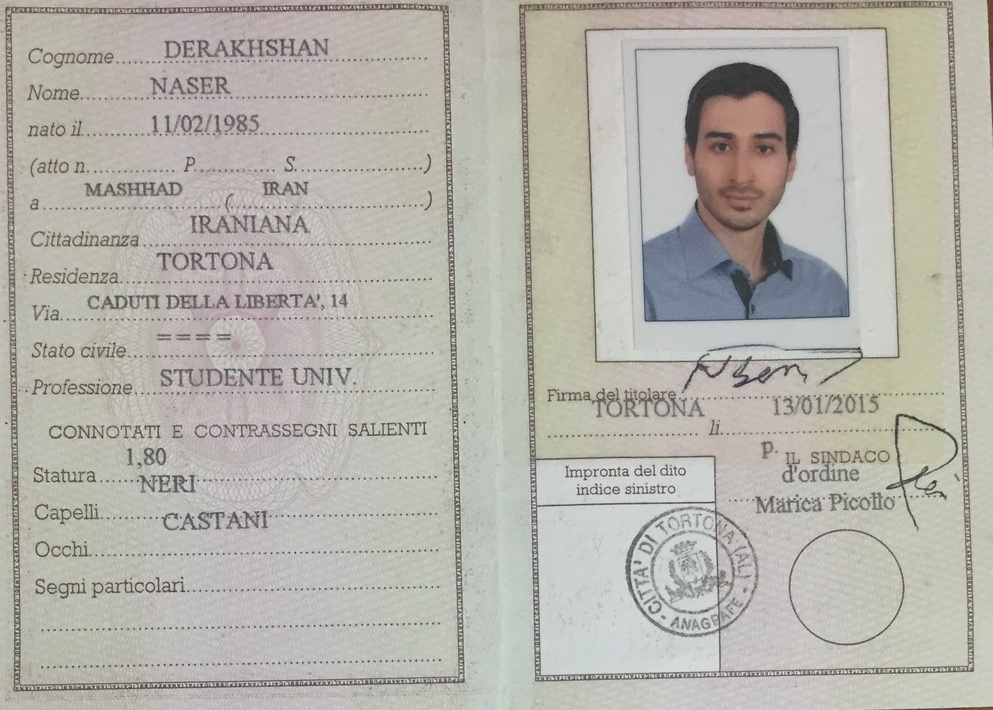
#> input picture OCR-AGS/IMG_0860.jpg, 993 x 710 px, shrunk from 2037 x 1457 before the run, found by its file name
$ python preProcessing.py
#> lines starting #> are read from the running program, lines starting #| are printed output that depends on the picture
import cv2
import numpy as np
from scipy import ndimage
from matplotlib import pyplot as plt

img = cv2.imread('images/source/IMG_0860.jpg',0)
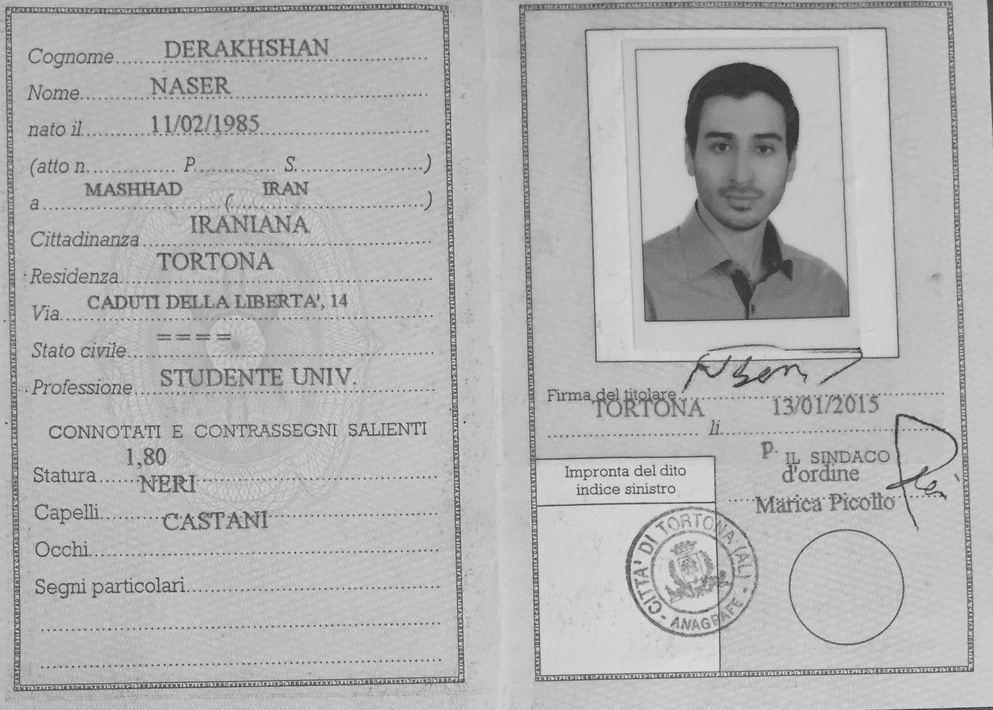
#> img: shape (710, 993); min 37, max 230, mean 178.9
"""
kernel = np.ones((3,3),np.uint8)
erosion = cv2.erode(img,kernel,iterations = 1)
dilation = cv2.dilate(img,kernel,iterations = 1)
opening = cv2.morphologyEx(img, cv2.MORPH_OPEN, kernel)
closing = cv2.morphologyEx(img, cv2.MORPH_CLOSE, kernel)
"""

"""
#Write final result
cv2.imwrite('images/binaryderosion.png',erosion)
cv2.imwrite('images/binaryopening.png',opening)
cv2.imwrite('images/binaryclosing.png',closing)
cv2.imwrite('images/binarydilation.png',dilation)
"""
# [5 lines of commented-out code are left out]

kernel = np.ones((5,5),np.uint8)
erosion = cv2.erode(img,kernel,iterations = 1)
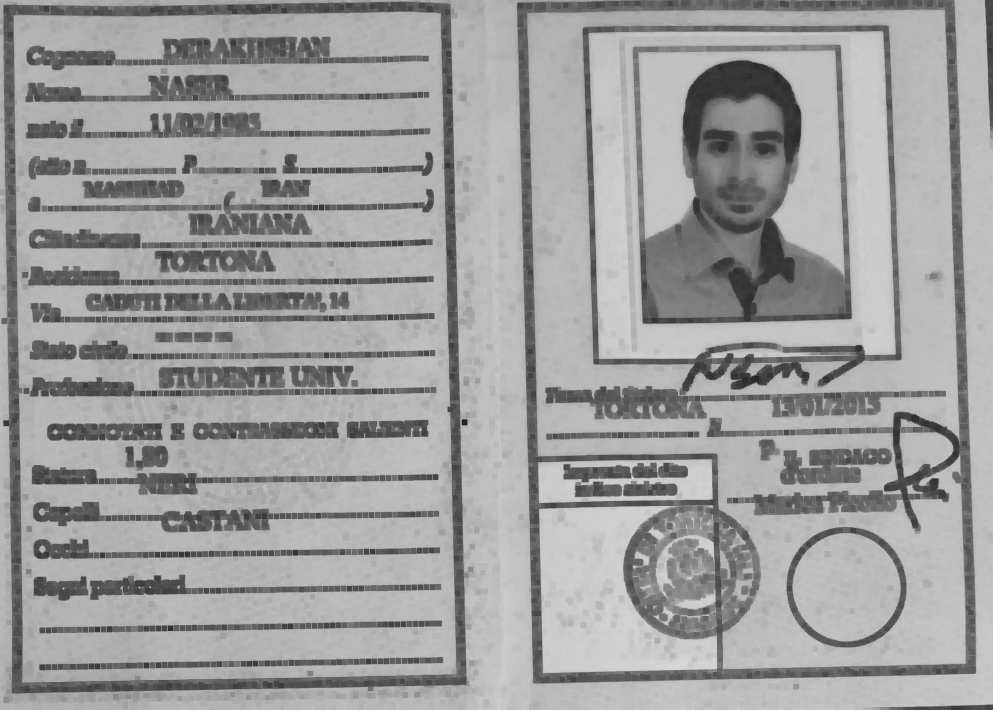
#> erosion: shape (710, 993); min 37, max 215, mean 157.4
dilation = cv2.dilate(img,kernel,iterations = 1)
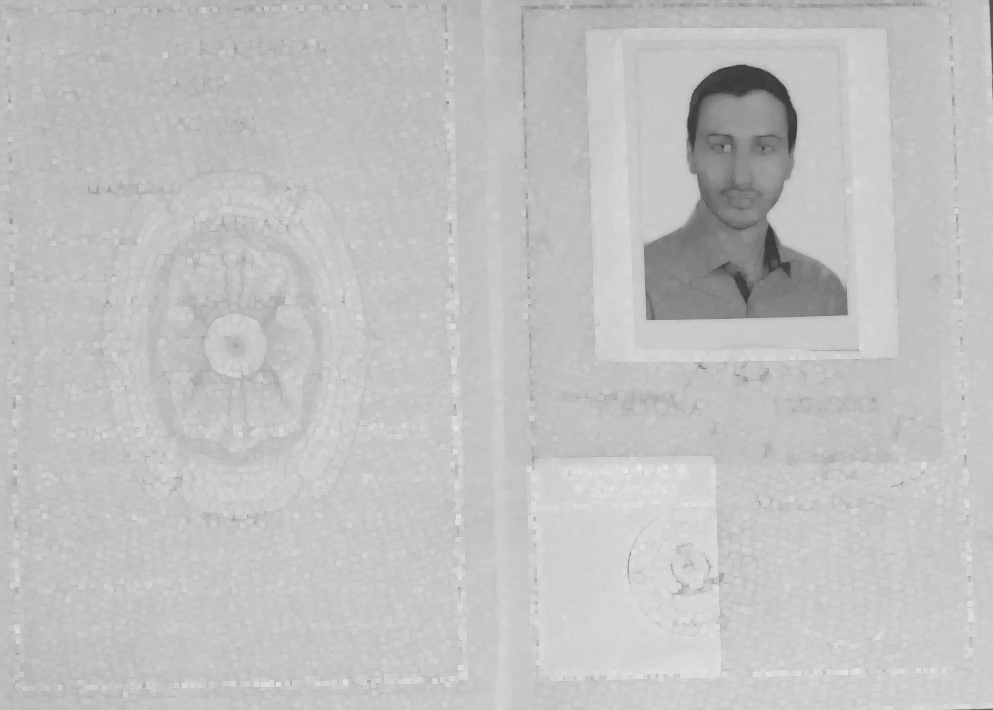
#> dilation: shape (710, 993); min 58, max 230, mean 192.5
opening = cv2.morphologyEx(img, cv2.MORPH_OPEN, kernel)
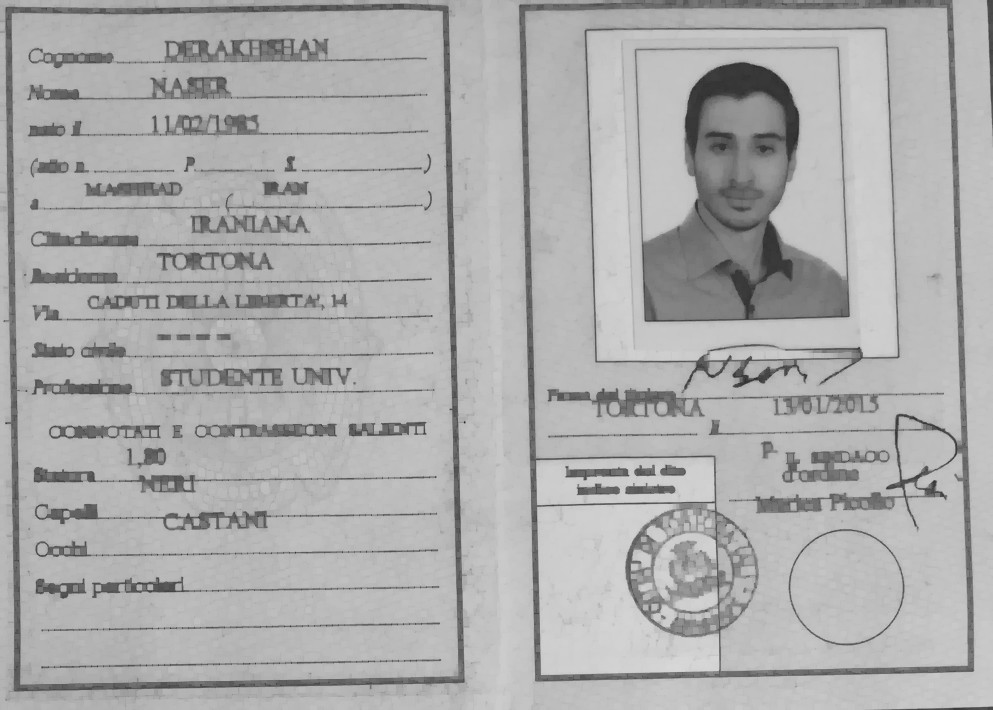
#> opening: shape (710, 993); min 37, max 215, mean 172.2
closing = cv2.morphologyEx(img, cv2.MORPH_CLOSE, kernel)

cv2.imwrite('images/binaryderosion.png',erosion)
cv2.imwrite('images/binaryopening.png',opening)
cv2.imwrite('images/binaryclosing.png',closing)
cv2.imwrite('images/binarydilation.png',dilation)

"""
titles = ['Original Image', 'BINARY', 'BINARY_INV', 'TRUNC', 'TOZERO', 'TOZERO_INV']
images = [img, thresh1, thresh2, thresh3, thresh4, thresh5]

for i in xrange(6):
    plt.subplot(2, 3, i + 1), plt.imshow(images[i], 'gray')
    plt.title(titles[i])
    plt.xticks([]), plt.yticks([])

plt.show()
"""
